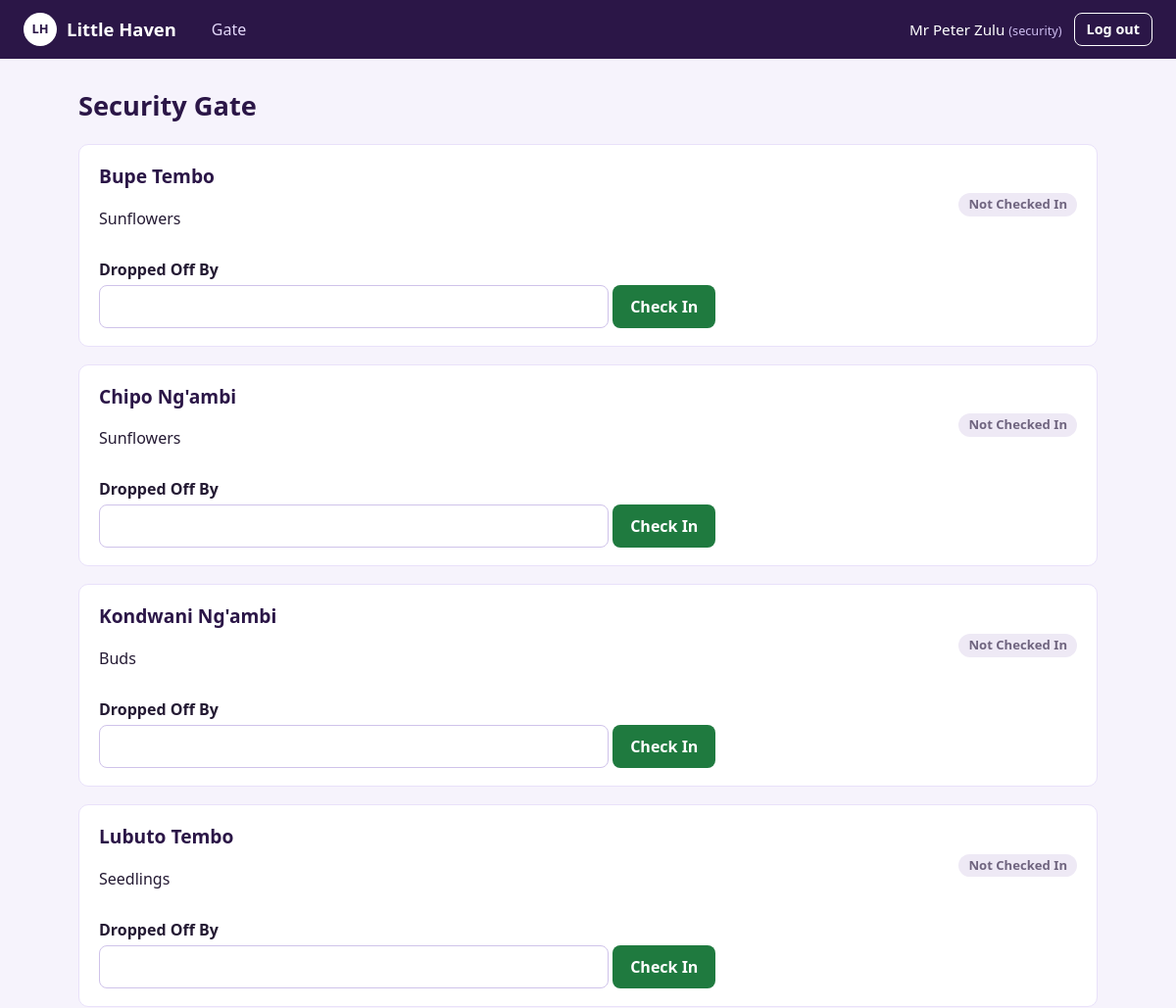
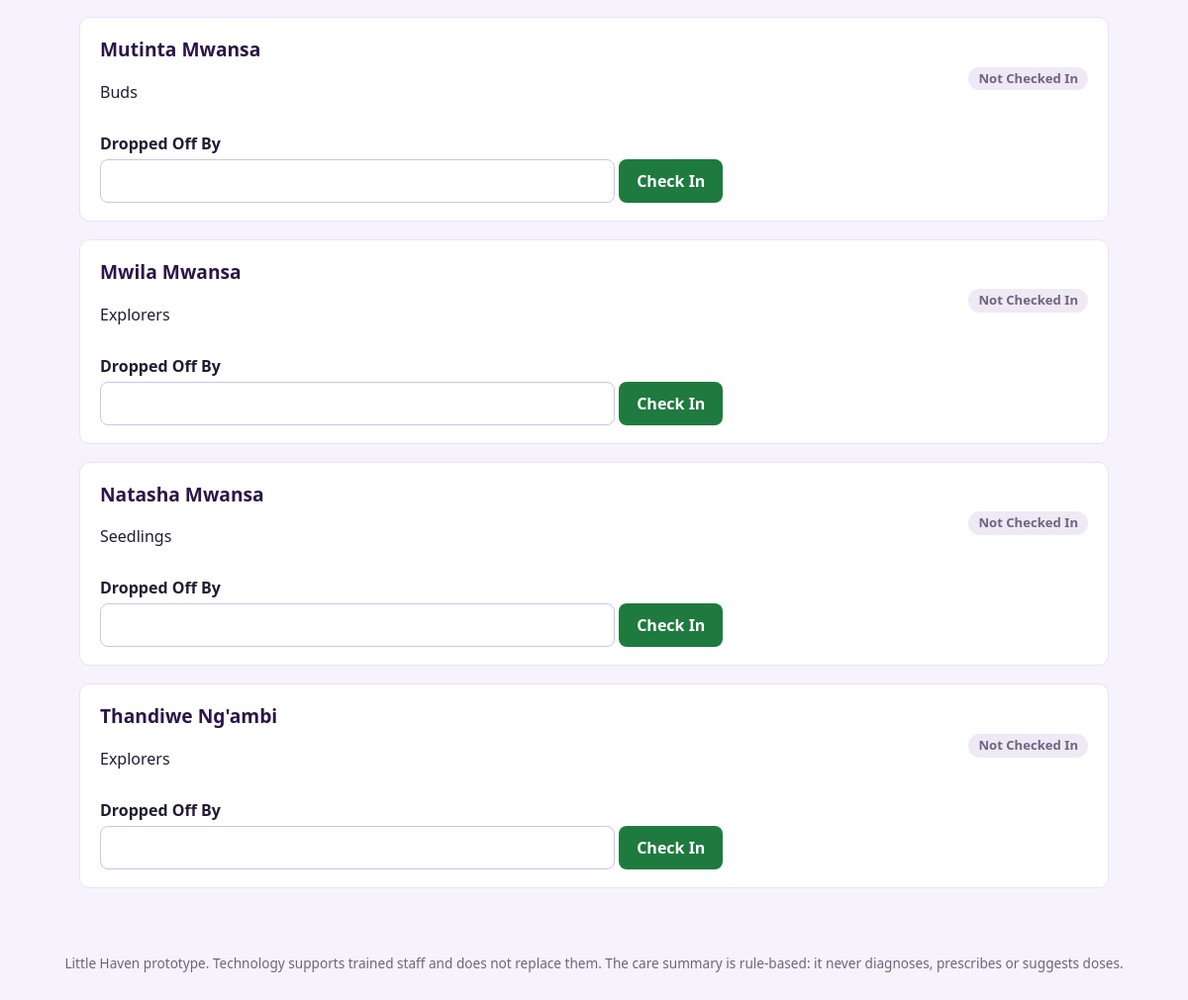
Screenshot of /security/dashboard.php (signed in) with the database file from the repository (2 pictures, top to bottom).
### tables this page shows
CREATE TABLE children (
  id INT AUTO_INCREMENT PRIMARY KEY,
  parent_id INT NOT NULL,
  package_id INT DEFAULT NULL,
  name VARCHAR(100) NOT NULL,
  age TINYINT NOT NULL,
  class_name VARCHAR(40) NOT NULL,
  emergency_contact VARCHAR(30) NOT NULL,
  photo VARCHAR(200) DEFAULT NULL,
  active TINYINT(1) NOT NULL DEFAULT 1,
  created_at DATETIME NOT NULL DEFAULT CURRENT_TIMESTAMP,
  FOREIGN KEY (parent_id) REFERENCES users(id),
  FOREIGN KEY (package_id) REFERENCES packages(id)
);

### db.php (called while the page is built, shortened)
<?php
function db(): PDO
{
    static $pdo = null;
    if ($pdo === null) {
        try {
            $pdo = new PDO(
                'mysql:host=' . DB_HOST . ';dbname=' . DB_NAME . ';charset=utf8mb4',
                DB_USER,
                DB_PASS,
                [
                    PDO::ATTR_ERRMODE            => PDO::ERRMODE_EXCEPTION,
                    PDO::ATTR_DEFAULT_FETCH_MODE => PDO::FETCH_ASSOC,
                    PDO::ATTR_EMULATE_PREPARES   => false,
                ]
            );
        } catch (PDOException $e) {
            http_response_code(500);
            die('<h2>Database connection failed</h2>'
              . '<p>Start MySQL in XAMPP/WAMP, then import <code>database.sql</code> in phpMyAdmin.</p>'
              . '<p>Check the settings at the top of <code>db.php</code>.</p>');
        }
    }
    return $pdo;
}
function q(string $sql, array $params = []): array
{
    $st = db()->prepare($sql);
    $st->execute($params);
    return $st->fetchAll();
}
function q1(string $sql, array $params = []): ?array
{
    $st = db()->prepare($sql);
    $st->execute($params);
    $row = $st->fetch();
    return $row === false ? null : $row;
}

### security/dashboard.php (the view, shortened to what this page needs)
<?php
require_once __DIR__ . '/../auth.php';
$today = date('Y-m-d');
$children = q(
    "SELECT c.*
     FROM children c
     WHERE c.active = 1
     ORDER BY c.name"
);
?>
<?php foreach ($children as $child):
$att = attendance_for($child['id'], $today);
?>
<div class="card">
<div class="row between">
<div>
<h2><?= e($child['name']) ?></h2>
<p><?= e($child['class_name']) ?></p>
</div>
<div>
<?php if (!$att): ?>
<span class="badge badge-muted">
Not Checked In
</span>
<?php elseif ($att['check_out']): ?>
<span class="badge badge-info">
Collected
</span>
<?php else: ?>
<span class="badge badge-ok">
At Centre
</span>
<?php endif; ?>
</div>
</div>
<?php if (!$att): ?>
<form method="post" class="form">
<label>Dropped Off By</label>
<input
    type="text"
    name="dropped_by"
    required
>
<button class="btn btn-green">
Check In
</button>
</form>
<?php endif; ?>
</div>
<?php endforeach; ?>

### assets/style.css (style rules this page uses)
:root { --plum: #2b1647; --violet: #6a3dbd; --violet-dark: #542e9c; --lilac: #e9e1fa; --mist: #f6f3fc; --paper: #ffffff; --ink: #241a33; --muted: #6f647f; --red: #c4271f; --red-soft: #fdeceb; --green: #1f7a3f; --green-soft: #e6f5ec; --amber: #a85d00; --amber-soft: #fff3df; --radius: 10px; }
* { box-sizing: border-box; }
body { margin: 0; background: var(--mist); color: var(--ink); font-family: "Segoe UI", system-ui, -apple-system, "Helvetica Neue", Arial, sans-serif; font-size: 16px; line-height: 1.5; }
h2 { color: var(--plum); font-size: 1.2rem; margin: 0 0 10px; }
.card { background: var(--paper); border: 1px solid var(--lilac); border-radius: var(--radius); padding: 18px 20px; margin-bottom: 18px; }
.row { display: flex; flex-wrap: wrap; align-items: center; gap: 10px 14px; }
.row.between { justify-content: space-between; }
.badge { display: inline-block; padding: 2px 10px; border-radius: 999px; font-size: .82rem; font-weight: 700; }
.badge-muted { background: #eee9f5; color: var(--muted); }
.btn { display: inline-block; cursor: pointer; border: 0; border-radius: 8px; padding: 10px 18px; background: var(--violet); color: #fff; font: inherit; font-weight: 700; text-decoration: none; }
.btn-green { background: var(--green); }
.form label { display: block; font-weight: 600; margin: 12px 0 4px; }
input[type=text], input[type=email], input[type=password], input[type=number], input[type=time], input[type=tel], input[type=file], select, textarea { width: 100%; max-width: 520px; padding: 9px 11px; border: 1px solid #cfc3ea; border-radius: 8px; font: inherit; background: #fff; color: var(--ink); }

### rows the page displays
children: name "Bupe Tembo", class_name "Sunflowers"
children: name "Chipo Ng'ambi", class_name "Sunflowers"
children: name "Kondwani Ng'ambi", class_name "Buds"
children: name "Lubuto Tembo", class_name "Seedlings"
children: name "Mutinta Mwansa", class_name "Buds"
children: name "Mwila Mwansa", class_name "Explorers"
children: name "Natasha Mwansa", class_name "Seedlings"
children: name "Thandiwe Ng'ambi", class_name "Explorers"

### other values shown
$label "Gate"
$u['name'] "Mr Peter Zulu"
$u['role'] "security"
$title "Security Gate"
